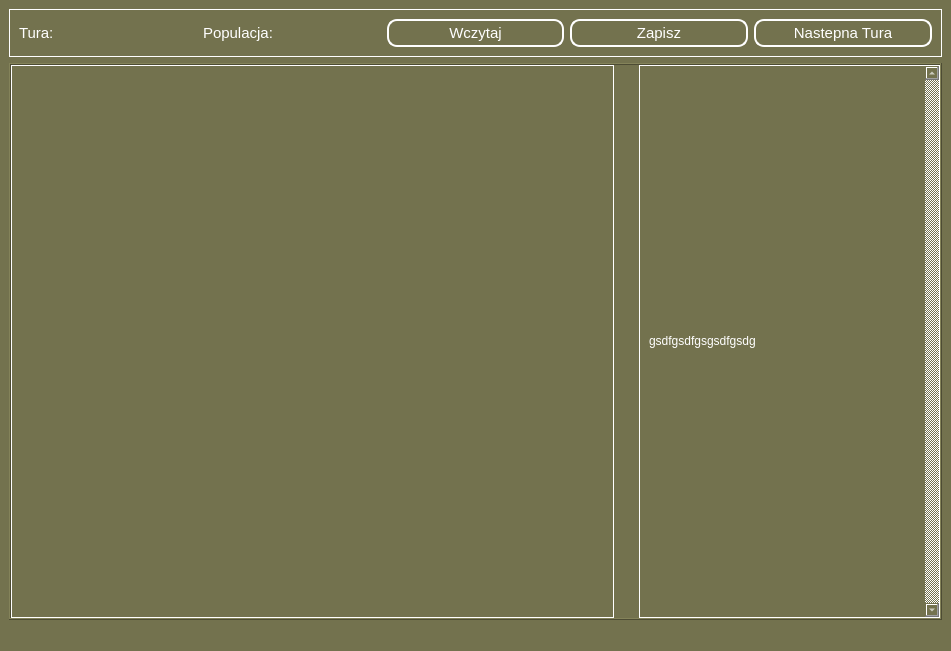
<?xml version="1.0" encoding="UTF-8"?>
<ui version="4.0">
 <class>MainWindow</class>
 <widget class="QMainWindow" name="MainWindow">
  <property name="geometry">
   <rect>
    <x>0</x>
    <y>0</y>
    <width>951</width>
    <height>651</height>
   </rect>
  </property>
  <property name="windowTitle">
   <string>MainWindow</string>
  </property>
  <property name="styleSheet">
   <string notr="true">background-color: rgb(115, 114, 78);
border-color: rgb(255, 255, 255);
color: rgb(255, 255, 255);</string>
  </property>
  <widget class="QWidget" name="centralwidget">
   <layout class="QVBoxLayout" name="centralHorizontalLayout">
    <item>
     <widget class="QFrame" name="menuFrame">
      <property name="frameShape">
       <enum>QFrame::Box</enum>
      </property>
      <property name="frameShadow">
       <enum>QFrame::Plain</enum>
      </property>
      <layout class="QHBoxLayout" name="menuVerticalLayout">
       <item>
        <widget class="QLabel" name="turnLabel">
         <property name="font">
          <font>
           <pointsize>11</pointsize>
          </font>
         </property>
         <property name="text">
          <string>Tura: </string>
         </property>
        </widget>
       </item>
       <item>
        <widget class="QLabel" name="populationLabel">
         <property name="font">
          <font>
           <pointsize>11</pointsize>
          </font>
         </property>
         <property name="text">
          <string>Populacja: </string>
         </property>
        </widget>
       </item>
       <item>
        <widget class="QPushButton" name="loadButton">
         <property name="font">
          <font>
           <pointsize>11</pointsize>
           <underline>false</underline>
           <strikeout>false</strikeout>
          </font>
         </property>
         <property name="styleSheet">
          <string notr="true">QPushButton{
 	border:2px solid white;
  	color: white;
 	text-align: center;
 	text-decoration: none;
	border-radius: 10px;
	padding: 3px;
}
QPushButton:hover{
	background-color: rgb(135, 134, 98);
}
QPushButton:pressed{
	background-color: rgb(165, 164, 128);
}</string>
         </property>
         <property name="text">
          <string>Wczytaj</string>
         </property>
        </widget>
       </item>
       <item>
        <widget class="QPushButton" name="saveButton">
         <property name="font">
          <font>
           <pointsize>11</pointsize>
           <underline>false</underline>
           <strikeout>false</strikeout>
          </font>
         </property>
         <property name="styleSheet">
          <string notr="true">QPushButton{
 	border:2px solid white;
  	color: white;
 	text-align: center;
 	text-decoration: none;
	border-radius: 10px;
	padding: 3px;
}
QPushButton:hover{
	background-color: rgb(130, 94, 73);
}
QPushButton:pressed{
	background-color: rgb(170, 134, 103);
}</string>
         </property>
         <property name="text">
          <string>Zapisz</string>
         </property>
        </widget>
       </item>
       <item>
        <widget class="QPushButton" name="nextTurnButton">
         <property name="sizePolicy">
          <sizepolicy hsizetype="Minimum" vsizetype="Fixed">
           <horstretch>0</horstretch>
           <verstretch>0</verstretch>
          </sizepolicy>
         </property>
         <property name="palette">
          <palette>
           <active>
            <colorrole role="WindowText">
             <brush brushstyle="SolidPattern">
              <color alpha="255">
               <red>255</red>
               <green>255</green>
               <blue>255</blue>
              </color>
             </brush>
            </colorrole>
            <colorrole role="Button">
             <brush brushstyle="SolidPattern">
              <color alpha="255">
               <red>115</red>
               <green>114</green>
               <blue>78</blue>
              </color>
             </brush>
            </colorrole>
            <colorrole role="Text">
             <brush brushstyle="SolidPattern">
              <color alpha="255">
               <red>255</red>
               <green>255</green>
               <blue>255</blue>
              </color>
             </brush>
            </colorrole>
            <colorrole role="ButtonText">
             <brush brushstyle="SolidPattern">
              <color alpha="255">
               <red>255</red>
               <green>255</green>
               <blue>255</blue>
              </color>
             </brush>
            </colorrole>
            <colorrole role="Base">
             <brush brushstyle="SolidPattern">
              <color alpha="255">
               <red>115</red>
               <green>114</green>
               <blue>78</blue>
              </color>
             </brush>
            </colorrole>
            <colorrole role="Window">
             <brush brushstyle="SolidPattern">
              <color alpha="255">
               <red>115</red>
               <green>114</green>
               <blue>78</blue>
              </color>
             </brush>
            </colorrole>
            <colorrole role="PlaceholderText">
             <brush brushstyle="NoBrush">
              <color alpha="128">
               <red>255</red>
               <green>255</green>
               <blue>255</blue>
              </color>
             </brush>
            </colorrole>
           </active>
           <inactive>
            <colorrole role="WindowText">
             <brush brushstyle="SolidPattern">
              <color alpha="255">
               <red>255</red>
               <green>255</green>
               <blue>255</blue>
              </color>
             </brush>
            </colorrole>
            <colorrole role="Button">
             <brush brushstyle="SolidPattern">
              <color alpha="255">
               <red>115</red>
               <green>114</green>
               <blue>78</blue>
              </color>
             </brush>
            </colorrole>
            <colorrole role="Text">
             <brush brushstyle="SolidPattern">
              <color alpha="255">
               <red>255</red>
               <green>255</green>
               <blue>255</blue>
              </color>
             </brush>
            </colorrole>
            <colorrole role="ButtonText">
             <brush brushstyle="SolidPattern">
              <color alpha="255">
               <red>255</red>
               <green>255</green>
               <blue>255</blue>
              </color>
             </brush>
            </colorrole>
            <colorrole role="Base">
             <brush brushstyle="SolidPattern">
              <color alpha="255">
               <red>115</red>
               <green>114</green>
               <blue>78</blue>
              </color>
             </brush>
            </colorrole>
            <colorrole role="Window">
             <brush brushstyle="SolidPattern">
              <color alpha="255">
               <red>115</red>
               <green>114</green>
               <blue>78</blue>
              </color>
             </brush>
            </colorrole>
            <colorrole role="PlaceholderText">
             <brush brushstyle="NoBrush">
              <color alpha="128">
               <red>255</red>
               <green>255</green>
               <blue>255</blue>
              </color>
             </brush>
            </colorrole>
           </inactive>
           <disabled>
            <colorrole role="WindowText">
             <brush brushstyle="SolidPattern">
              <color alpha="255">
               <red>255</red>
               <green>255</green>
               <blue>255</blue>
              </color>
             </brush>
            </colorrole>
            <colorrole role="Button">
             <brush brushstyle="SolidPattern">
              <color alpha="255">
               <red>115</red>
               <green>114</green>
               <blue>78</blue>
              </color>
             </brush>
            </colorrole>
            <colorrole role="Text">
             <brush brushstyle="SolidPattern">
              <color alpha="255">
               <red>255</red>
               <green>255</green>
               <blue>255</blue>
              </color>
             </brush>
            </colorrole>
            <colorrole role="ButtonText">
             <brush brushstyle="SolidPattern">
              <color alpha="255">
               <red>255</red>
               <green>255</green>
               <blue>255</blue>
              </color>
             </brush>
            </colorrole>
            <colorrole role="Base">
             <brush brushstyle="SolidPattern">
              <color alpha="255">
               <red>115</red>
               <green>114</green>
               <blue>78</blue>
              </color>
             </brush>
            </colorrole>
            <colorrole role="Window">
             <brush brushstyle="SolidPattern">
              <color alpha="255">
               <red>115</red>
               <green>114</green>
               <blue>78</blue>
              </color>
             </brush>
            </colorrole>
            <colorrole role="PlaceholderText">
             <brush brushstyle="NoBrush">
              <color alpha="128">
               <red>255</red>
               <green>255</green>
               <blue>255</blue>
              </color>
             </brush>
            </colorrole>
           </disabled>
          </palette>
         </property>
         <property name="font">
          <font>
           <pointsize>11</pointsize>
           <underline>false</underline>
           <strikeout>false</strikeout>
          </font>
         </property>
         <property name="styleSheet">
          <string notr="true">QPushButton{
 	border:2px solid white;
  	color: white;
 	text-align: center;
 	text-decoration: none;
	border-radius: 10px;
	padding: 3px;
}
QPushButton:hover{
	background-color: rgb(130, 94, 73);
}
QPushButton:pressed{
	background-color: rgb(170, 134, 103);
}</string>
         </property>
         <property name="text">
          <string>Nastepna Tura</string>
         </property>
        </widget>
       </item>
      </layout>
     </widget>
    </item>
    <item>
     <widget class="QFrame" name="mainGameFrame">
      <property name="palette">
       <palette>
        <active>
         <colorrole role="WindowText">
          <brush brushstyle="SolidPattern">
           <color alpha="255">
            <red>255</red>
            <green>255</green>
            <blue>255</blue>
           </color>
          </brush>
         </colorrole>
         <colorrole role="Button">
          <brush brushstyle="SolidPattern">
           <color alpha="255">
            <red>115</red>
            <green>114</green>
            <blue>78</blue>
           </color>
          </brush>
         </colorrole>
         <colorrole role="Text">
          <brush brushstyle="SolidPattern">
           <color alpha="255">
            <red>255</red>
            <green>255</green>
            <blue>255</blue>
           </color>
          </brush>
         </colorrole>
         <colorrole role="ButtonText">
          <brush brushstyle="SolidPattern">
           <color alpha="255">
            <red>255</red>
            <green>255</green>
            <blue>255</blue>
           </color>
          </brush>
         </colorrole>
         <colorrole role="Base">
          <brush brushstyle="SolidPattern">
           <color alpha="255">
            <red>115</red>
            <green>114</green>
            <blue>78</blue>
           </color>
          </brush>
         </colorrole>
         <colorrole role="Window">
          <brush brushstyle="SolidPattern">
           <color alpha="255">
            <red>115</red>
            <green>114</green>
            <blue>78</blue>
           </color>
          </brush>
         </colorrole>
         <colorrole role="PlaceholderText">
          <brush brushstyle="NoBrush">
           <color alpha="128">
            <red>255</red>
            <green>255</green>
            <blue>255</blue>
           </color>
          </brush>
         </colorrole>
        </active>
        <inactive>
         <colorrole role="WindowText">
          <brush brushstyle="SolidPattern">
           <color alpha="255">
            <red>255</red>
            <green>255</green>
            <blue>255</blue>
           </color>
          </brush>
         </colorrole>
         <colorrole role="Button">
          <brush brushstyle="SolidPattern">
           <color alpha="255">
            <red>115</red>
            <green>114</green>
            <blue>78</blue>
           </color>
          </brush>
         </colorrole>
         <colorrole role="Text">
          <brush brushstyle="SolidPattern">
           <color alpha="255">
            <red>255</red>
            <green>255</green>
            <blue>255</blue>
           </color>
          </brush>
         </colorrole>
         <colorrole role="ButtonText">
          <brush brushstyle="SolidPattern">
           <color alpha="255">
            <red>255</red>
            <green>255</green>
            <blue>255</blue>
           </color>
          </brush>
         </colorrole>
         <colorrole role="Base">
          <brush brushstyle="SolidPattern">
           <color alpha="255">
            <red>115</red>
            <green>114</green>
            <blue>78</blue>
           </color>
          </brush>
         </colorrole>
         <colorrole role="Window">
          <brush brushstyle="SolidPattern">
           <color alpha="255">
            <red>115</red>
            <green>114</green>
            <blue>78</blue>
           </color>
          </brush>
         </colorrole>
         <colorrole role="PlaceholderText">
          <brush brushstyle="NoBrush">
           <color alpha="128">
            <red>255</red>
            <green>255</green>
            <blue>255</blue>
           </color>
          </brush>
         </colorrole>
        </inactive>
        <disabled>
         <colorrole role="WindowText">
          <brush brushstyle="SolidPattern">
           <color alpha="255">
            <red>255</red>
            <green>255</green>
            <blue>255</blue>
           </color>
          </brush>
         </colorrole>
         <colorrole role="Button">
          <brush brushstyle="SolidPattern">
           <color alpha="255">
            <red>115</red>
            <green>114</green>
            <blue>78</blue>
           </color>
          </brush>
         </colorrole>
         <colorrole role="Text">
          <brush brushstyle="SolidPattern">
           <color alpha="255">
            <red>255</red>
            <green>255</green>
            <blue>255</blue>
           </color>
          </brush>
         </colorrole>
         <colorrole role="ButtonText">
          <brush brushstyle="SolidPattern">
           <color alpha="255">
            <red>255</red>
            <green>255</green>
            <blue>255</blue>
           </color>
          </brush>
         </colorrole>
         <colorrole role="Base">
          <brush brushstyle="SolidPattern">
           <color alpha="255">
            <red>115</red>
            <green>114</green>
            <blue>78</blue>
           </color>
          </brush>
         </colorrole>
         <colorrole role="Window">
          <brush brushstyle="SolidPattern">
           <color alpha="255">
            <red>115</red>
            <green>114</green>
            <blue>78</blue>
           </color>
          </brush>
         </colorrole>
         <colorrole role="PlaceholderText">
          <brush brushstyle="NoBrush">
           <color alpha="128">
            <red>255</red>
            <green>255</green>
            <blue>255</blue>
           </color>
          </brush>
         </colorrole>
        </disabled>
       </palette>
      </property>
      <property name="frameShape">
       <enum>QFrame::Box</enum>
      </property>
      <property name="frameShadow">
       <enum>QFrame::Raised</enum>
      </property>
      <layout class="QHBoxLayout" name="mainGameVerticalLayout" stretch="2,1">
       <property name="spacing">
        <number>25</number>
       </property>
       <property name="leftMargin">
        <number>0</number>
       </property>
       <property name="topMargin">
        <number>0</number>
       </property>
       <property name="rightMargin">
        <number>0</number>
       </property>
       <property name="bottomMargin">
        <number>0</number>
       </property>
       <item>
        <widget class="QFrame" name="boardFrame">
         <property name="frameShape">
          <enum>QFrame::Box</enum>
         </property>
         <property name="frameShadow">
          <enum>QFrame::Plain</enum>
         </property>
        </widget>
       </item>
       <item>
        <widget class="QScrollArea" name="logsAndLoadScroll">
         <property name="styleSheet">
          <string notr="true"/>
         </property>
         <property name="frameShape">
          <enum>QFrame::Box</enum>
         </property>
         <property name="frameShadow">
          <enum>QFrame::Plain</enum>
         </property>
         <property name="verticalScrollBarPolicy">
          <enum>Qt::ScrollBarAlwaysOn</enum>
         </property>
         <property name="widgetResizable">
          <bool>true</bool>
         </property>
         <property name="alignment">
          <set>Qt::AlignJustify|Qt::AlignTop</set>
         </property>
         <widget class="QWidget" name="scrollAreaWidgetContents">
          <property name="geometry">
           <rect>
            <x>0</x>
            <y>0</y>
            <width>282</width>
            <height>532</height>
           </rect>
          </property>
          <layout class="QVBoxLayout" name="logsAndLoadHorizontalLayout">
           <item>
            <widget class="QLabel" name="logsLabel">
             <property name="maximumSize">
              <size>
               <width>16777215</width>
               <height>40</height>
              </size>
             </property>
             <property name="font">
              <font>
               <pointsize>9</pointsize>
              </font>
             </property>
             <property name="text">
              <string>gsdfgsdfgsgsdfgsdg</string>
             </property>
            </widget>
           </item>
          </layout>
         </widget>
        </widget>
       </item>
      </layout>
     </widget>
    </item>
   </layout>
  </widget>
  <widget class="QMenuBar" name="menubar">
   <property name="geometry">
    <rect>
     <x>0</x>
     <y>0</y>
     <width>951</width>
     <height>21</height>
    </rect>
   </property>
  </widget>
  <widget class="QStatusBar" name="statusbar"/>
 </widget>
 <resources/>
 <connections/>
</ui>
